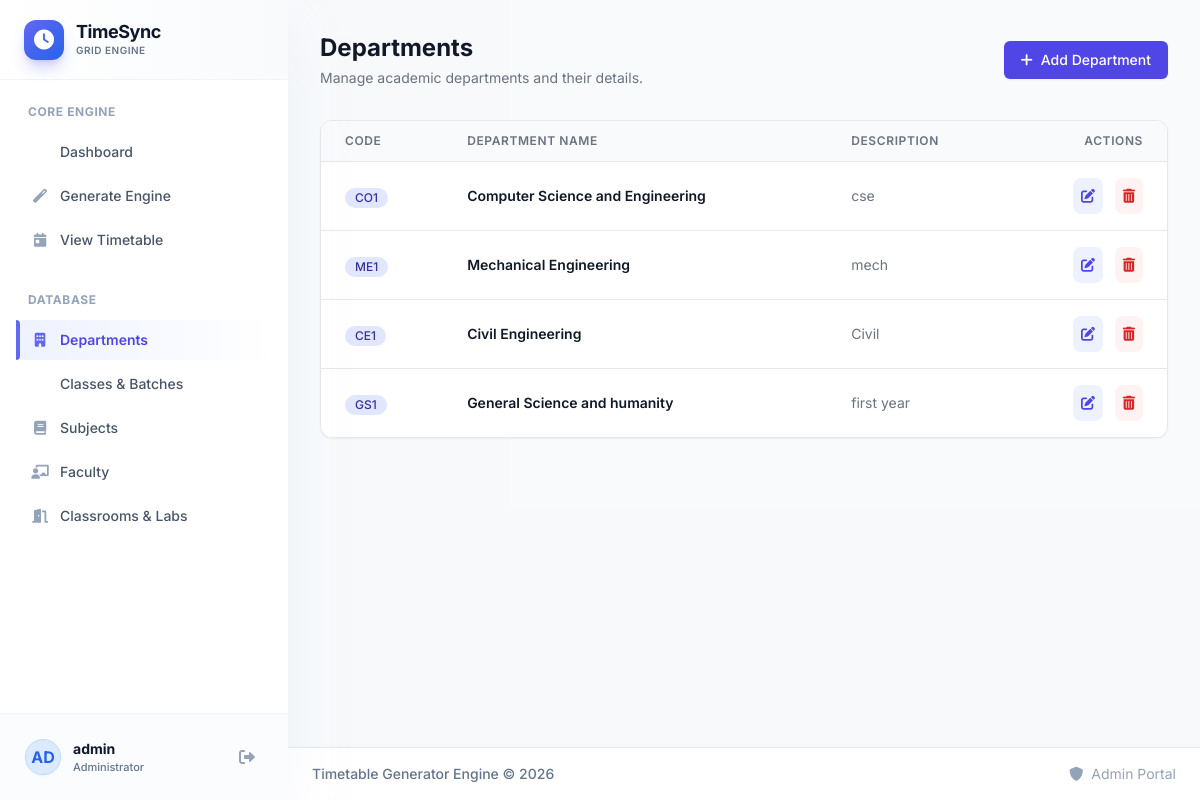
Screenshot of /departments (signed in) with the database file from the repository.
### app.py (models this page shows, shortened)
class User(UserMixin, db.Model):
    id = db.Column(db.Integer, primary_key=True)
    username = db.Column(db.String(80), unique=True, nullable=False)
    email = db.Column(db.String(120), unique=True, nullable=False)
    password_hash = db.Column(db.String(200))
    is_admin = db.Column(db.Boolean, default=False)
    created_at = db.Column(db.DateTime, default=datetime.utcnow)

class Department(db.Model):
    id = db.Column(db.Integer, primary_key=True)
    code = db.Column(db.String(10), unique=True, nullable=False)
    name = db.Column(db.String(100), nullable=False)
    description = db.Column(db.Text)
    created_at = db.Column(db.DateTime, default=datetime.utcnow)
    classes = db.relationship('Class', backref='department', lazy=True)
    faculty = db.relationship('Faculty', backref='department', lazy=True)

### app.py (the view)
@app.route('/departments')
@login_required
def manage_departments():
    departments = Department.query.all()
    return render_template('departments.html', departments=departments)

### app.py (called while the page is built)
@login_manager.user_loader
def load_user(user_id):
    return db.session.get(User, int(user_id))

### templates/departments.html (shortened to what this page needs)
{% extends "base.html" %}
{% block content %}
<div class="mb-8 flex flex-col sm:flex-row sm:justify-between sm:items-center gap-4">
    <div>
        <h2 class="text-2xl font-bold text-gray-900">Departments</h2>
        <p class="mt-1 text-sm text-gray-500">Manage academic departments and their details.</p>
    </div>
    <button onclick="openAddModal()" class="inline-flex items-center px-4 py-2 border border-transparent shadow-sm text-sm font-medium rounded-md text-white bg-primary-600 hover:bg-primary-700 focus:outline-none focus:ring-2 focus:ring-offset-2 focus:ring-primary-500 transition-colors">
        <i class="fas fa-plus mr-2"></i> Add Department
    </button>
</div>
<div class="bg-white rounded-xl shadow-sm border border-gray-200 overflow-hidden">
    {% if departments %}
    <div class="overflow-x-auto">
        <table class="min-w-full divide-y divide-gray-200">
            <thead class="bg-gray-50">
                <tr>
                    <th scope="col" class="px-6 py-3 text-left text-xs font-semibold text-gray-500 uppercase tracking-wider">Code</th>
                    <th scope="col" class="px-6 py-3 text-left text-xs font-semibold text-gray-500 uppercase tracking-wider">Department Name</th>
                    <th scope="col" class="px-6 py-3 text-left text-xs font-semibold text-gray-500 uppercase tracking-wider hidden md:table-cell">Description</th>
                    <th scope="col" class="px-6 py-3 text-right text-xs font-semibold text-gray-500 uppercase tracking-wider">Actions</th>
                </tr>
            </thead>
            <tbody class="bg-white divide-y divide-gray-200">
                {% for dept in departments %}
                <tr class="hover:bg-primary-50 transition-colors duration-150 group">
                    <td class="px-6 py-4 whitespace-nowrap">
                        <span class="inline-flex items-center px-2.5 py-0.5 rounded-full text-xs font-medium bg-primary-100 text-primary-800">
                            {{ dept.code }}
                        </span>
                    </td>
                    <td class="px-6 py-4 whitespace-nowrap">
                        <div class="text-sm font-semibold text-gray-900">{{ dept.name }}</div>
                    </td>
                    <td class="px-6 py-4 hidden md:table-cell">
                        <div class="text-sm text-gray-500 line-clamp-2" title="{{ dept.description }}">{{ dept.description or '—' }}</div>
                    </td>
                    <td class="px-6 py-4 whitespace-nowrap text-right text-sm font-medium space-x-2">
                        <button onclick="openEditModal(this)"
                                data-id="{{ dept.id }}"
                                data-code="{{ dept.code }}"
                                data-name="{{ dept.name }}"
                                data-desc="{{ dept.description or '' }}"
                                class="text-primary-600 hover:text-primary-900 bg-primary-50 hover:bg-primary-100 p-2 rounded-lg transition-colors">
                            <i class="fas fa-edit"></i>
                        </button>
                        <form action="{{ url_for('delete_department', id=dept.id) }}" method="POST" class="inline" onsubmit="return confirmDelete('Are you sure you want to delete {{ dept.name }}? This action cannot be undone if it is unsafe.');">
                            <button type="submit" class="text-red-600 hover:text-red-900 bg-red-50 hover:bg-red-100 p-2 rounded-lg transition-colors">
                                <i class="fas fa-trash-alt"></i>
                            </button>
                        </form>
                    </td>
                </tr>
                {% endfor %}
            </tbody>
        </table>
    </div>
    {% endif %}
</div>
{% endblock %}

### templates/base.html (shortened to what this page needs)
<!DOCTYPE html>
<html lang="en" class="h-full bg-slate-50">
<head>
    <script src="https://cdn.tailwindcss.com"></script>
    <link href="https://cdnjs.cloudflare.com/ajax/libs/font-awesome/6.0.0/css/all.min.css" rel="stylesheet">
</head>
<body class="h-full font-sans antialiased text-slate-800 selection:bg-primary-100 selection:text-primary-900">
    {% if current_user.is_authenticated %}
    <div class="min-h-full">
        <div class="hidden lg:fixed lg:inset-y-0 lg:flex lg:w-72 lg:flex-col shadow-2xl shadow-slate-200/50 z-20">
            <div class="flex min-h-0 flex-1 flex-col bg-white">
                <div class="flex h-20 flex-shrink-0 items-center px-6 bg-gradient-to-r from-white to-slate-50 border-b border-slate-100">
                    <div class="w-10 h-10 rounded-xl bg-gradient-to-br from-primary-500 to-blue-600 flex items-center justify-center text-white shadow-lg shadow-primary-500/30 mr-3">
                        <i class="fas fa-clock text-xl text-white"></i>
                    </div>
                    <div>
                        <h1 class="text-lg font-bold text-slate-900 tracking-tight leading-tight">TimeSync</h1>
                        <p class="text-[10px] uppercase tracking-wider text-slate-500 font-semibold">Grid Engine</p>
                    </div>
                </div>
                <div class="flex flex-1 flex-col overflow-y-auto px-4 pt-6 pb-4">
                    <p class="px-3 text-xs font-bold uppercase tracking-wider text-slate-400 mb-3">Core Engine</p>
                    <nav class="space-y-1">
                        <a href="{{ url_for('dashboard') }}" class="sidebar-link group flex items-center px-3 py-2.5 text-sm font-medium rounded-lg text-slate-600 {% if request.endpoint == 'dashboard' %}active{% endif %}">
                            Dashboard
                        </a>
                        <a href="{{ url_for('generate_timetable') }}" class="sidebar-link group flex items-center px-3 py-2.5 text-sm font-medium rounded-lg text-slate-600 {% if request.endpoint == 'generate_timetable' %}active{% endif %}">
                            <i class="fas fa-magic w-6 text-slate-400 text-center mr-2"></i>
                            Generate Engine
                        </a>
                        <a href="{{ url_for('view_timetable') }}" class="sidebar-link group flex items-center px-3 py-2.5 text-sm font-medium rounded-lg text-slate-600 {% if request.endpoint == 'view_timetable' %}active{% endif %}">
                            <i class="fas fa-calendar-day w-6 text-slate-400 text-center mr-2"></i>
                            View Timetable
                        </a>
                    </nav>
                    <p class="px-3 text-xs font-bold uppercase tracking-wider text-slate-400 mb-3 mt-8">Database</p>
                    <nav class="space-y-1">
                        <a href="{{ url_for('manage_departments') }}" class="sidebar-link group flex items-center px-3 py-2.5 text-sm font-medium rounded-lg text-slate-600 {% if request.endpoint == 'manage_departments' %}active{% endif %}">
                            <i class="fas fa-building w-6 text-slate-400 text-center mr-2"></i>
                            Departments
                        </a>
                        <a href="{{ url_for('manage_classes') }}" class="sidebar-link group flex items-center px-3 py-2.5 text-sm font-medium rounded-lg text-slate-600 {% if request.endpoint == 'manage_classes' %}active{% endif %}">
                            Classes & Batches
                        </a>
                        <a href="{{ url_for('manage_subjects') }}" class="sidebar-link group flex items-center px-3 py-2.5 text-sm font-medium rounded-lg text-slate-600 {% if request.endpoint == 'manage_subjects' %}active{% endif %}">
                            <i class="fas fa-book w-6 text-slate-400 text-center mr-2"></i>
                            Subjects
                        </a>
                        <a href="{{ url_for('manage_faculty') }}" class="sidebar-link group flex items-center px-3 py-2.5 text-sm font-medium rounded-lg text-slate-600 {% if request.endpoint == 'manage_faculty' %}active{% endif %}">
                            <i class="fas fa-chalkboard-teacher w-6 text-slate-400 text-center mr-2"></i>
                            Faculty
                        </a>
                        <a href="{{ url_for('manage_rooms') }}" class="sidebar-link group flex items-center px-3 py-2.5 text-sm font-medium rounded-lg text-slate-600 {% if request.endpoint == 'manage_rooms' %}active{% endif %}">
                            <i class="fas fa-door-open w-6 text-slate-400 text-center mr-2"></i>
                            Classrooms & Labs
                        </a>
                    </nav>
                </div>
                <div class="flex flex-shrink-0 border-t border-slate-100 p-4 bg-slate-50/50">
                    <div class="flex items-center w-full group cursor-pointer sidebar-link rounded-xl p-2 !transform-none !bg-transparent hover:!bg-white hover:shadow-sm transition-all border border-transparent hover:border-slate-200">
                        <div class="w-9 h-9 rounded-full bg-blue-100 text-blue-600 flex items-center justify-center font-bold mr-3 shadow-sm border border-blue-200">
                            {{ current_user.username[:2] | upper }}
                        </div>
                        <div class="flex-1 min-w-0">
                            <p class="text-sm font-bold text-slate-900 truncate">{{ current_user.username }}</p>
                            <p class="text-[11px] text-slate-500 font-medium">Administrator</p>
                        </div>
                        <a href="{{ url_for('logout') }}" title="Logout" class="w-8 h-8 rounded-full flex items-center justify-center text-slate-400 hover:text-red-600 hover:bg-red-50 transition-colors">
                            <i class="fas fa-sign-out-alt"></i>
                        </a>
                    </div>
                </div>
            </div>
        </div>
        <div class="lg:pl-72 flex flex-col min-h-screen">
            <main class="flex-1 overflow-x-hidden p-4 sm:p-6 lg:p-8 bg-slate-50/50">
                <div class="mx-auto max-w-[1400px]">
                    <div class="fade-in">
                        {% block content %}{% endblock %}
                    </div>
                </div>
            </main>
            <footer class="mt-auto px-6 py-4 border-t border-slate-200 bg-white shadow-[0_-1px_3px_0_rgba(0,0,0,0.02)]">
                <div class="flex flex-col sm:flex-row justify-between items-center max-w-[1400px] mx-auto gap-2 text-sm">
                    <p class="text-slate-500 font-medium">Timetable Generator Engine &copy; 2026</p>
                    <div class="flex space-x-4 text-slate-400">
                        <span class="hover:text-primary-600 transition-colors cursor-pointer"><i class="fas fa-shield-alt mr-1"></i> Admin Portal</span>
                    </div>
                </div>
            </footer>
        </div>
    </div>
    {% endif %}
</body>
</html>

### templates/base.html (style rules this page uses)
.sidebar-link { transition: all 0.2s ease-in-out; position: relative; }
.sidebar-link.active { background: linear-gradient(90deg, #eef2ff 0%, transparent 100%); color: #4f46e5; font-weight: 600; }
.sidebar-link.active::before { content: ''; position: absolute; left: 0; top: 0; bottom: 0; width: 4px; background: #6366f1; border-top-right-radius: 4px; border-bottom-right-radius: 4px; }
.sidebar-link i { transition: transform 0.2s; }
.sidebar-link.active i { color: #6366f1; }

### rows the page displays
User: username "AD", username "admin"
Department: code "CO1", name "Computer Science and Engineering", description "cse"
Department: code "ME1", name "Mechanical Engineering", description "mech"
Department: code "CE1", name "Civil Engineering", description "Civil"
Department: code "GS1", name "General Science and humanity", description "first year"
